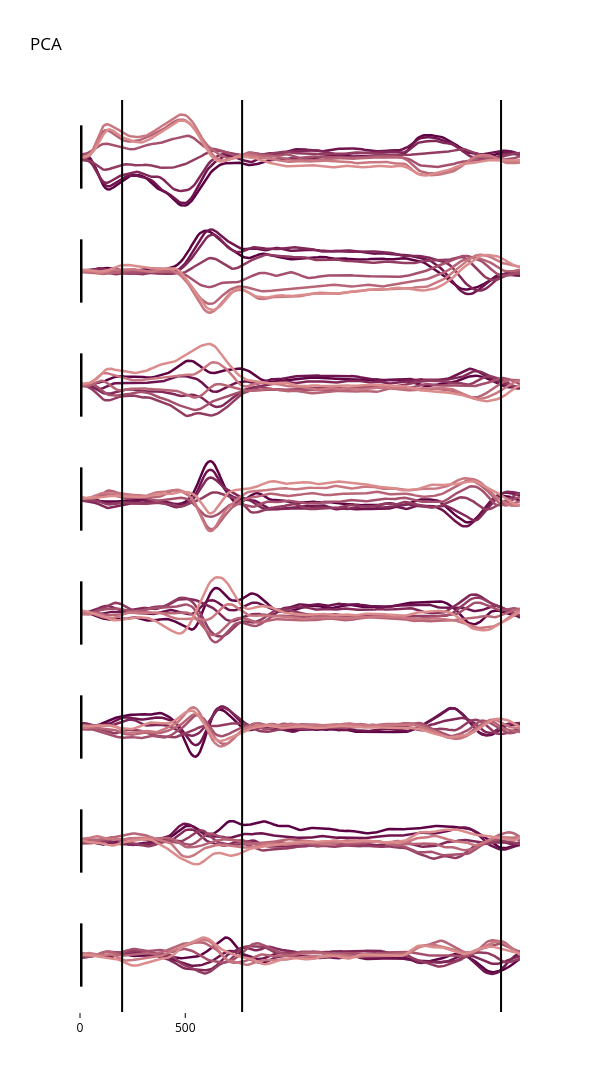

The code cell stored with this chart in its notebook:
### Code cell
# range for y axis
yRange = [-1.8,1.8]

fig = make_subplots(rows=num_components,cols = 1,shared_xaxes = True,vertical_spacing = 0)

for ii in range(num_components):

    for jj in range(C):
        latTrace = go.Scatter(y = rs_wpca_latent[:,jj,ii], line = go.scatter.Line(color = cMap[jj],width = 2.5),showlegend = False)
        fig.add_trace(latTrace,row = ii+1,col=1)

    # mark important task events
    fig.add_vline(x = target_idx,row = ii+1,col = 1, line_color = 'black')
    fig.add_vline(x = move_idx,row = ii+1,col = 1, line_color = 'black')
    fig.add_vline(x = return_idx,row = ii+1,col = 1, line_color = 'black')

    # add a vertical line for scale
    scaleLine = go.Scatter(x = [0,0],y = [-1,1],showlegend = False,mode = 'lines',
                            line = go.scatter.Line(color = 'black',width = 5))
    fig.add_trace(scaleLine,row = ii+1,col = 1)


# clean up
fig.update_layout(height = 2000,width =600,title = 'PCA',title_font_color = 'black',
                  paper_bgcolor = 'white',
                  plot_bgcolor = 'white')
fig.update_yaxes(showgrid = False,zeroline = False,visible = False,range = yRange)
fig.update_xaxes(color = 'black',showgrid = False,zeroline = False,visible = False)
fig.update_xaxes(color = 'black',showgrid = False,zeroline = False,
                 ticks = 'outside',tickvals = [0,50],ticktext = ['0','500'],visible = True,row = num_components,col = 1)

fig.show()

### Figure 1 — Plotly figure (JSON) as saved in the notebook; plotly's stock layout.template omitted (floating-point values rounded to 4 significant figures; data arrays with more than 128 entries replaced by an {"elided": "..."} marker saying what was removed)
{"data": [{"line": {"color": "#5e0044", "width": 2.5}, "showlegend": false, "type": "scatter", "xaxis": "x", "y": {"elided": "210 float values"}, "yaxis": "y"}, {"line": {"color": "#6f144e", "width": 2.5}, "showlegend": false, "type": "scatter", "xaxis": "x", "y": {"elided": "210 float values"}, "yaxis": "y"}, {"line": {"color": "#812858", "width": 2.5}, "showlegend": false, "type": "scatter", "xaxis": "x", "y": {"elided": "210 float values"}, "yaxis": "y"}, {"line": {"color": "#933c62", "width": 2.5}, "showlegend": false, "type": "scatter", "xaxis": "x", "y": {"elided": "210 float values"}, "yaxis": "y"}, {"line": {"color": "#a5506d", "width": 2.5}, "showlegend": false, "type": "scatter", "xaxis": "x", "y": {"elided": "210 float values"}, "yaxis": "y"}, {"line": {"color": "#b76477", "width": 2.5}, "showlegend": false, "type": "scatter", "xaxis": "x", "y": {"elided": "210 float values"}, "yaxis": "y"}, {"line": {"color": "#c97881", "width": 2.5}, "showlegend": false, "type": "scatter", "xaxis": "x", "y": {"elided": "210 float values"}, "yaxis": "y"}, {"line": {"color": "#db8c8c", "width": 2.5}, "showlegend": false, "type": "scatter", "xaxis": "x", "y": {"elided": "210 float values"}, "yaxis": "y"}, {"line": {"color": "black", "width": 5}, "mode": "lines", "showlegend": false, "type": "scatter", "x": [0, 0], "xaxis": "x", "y": [-1, 1], "yaxis": "y"}, {"line": {"color": "#5e0044", "width": 2.5}, "showlegend": false, "type": "scatter", "xaxis": "x2", "y": {"elided": "210 float values"}, "yaxis": "y2"}, {"line": {"color": "#6f144e", "width": 2.5}, "showlegend": false, "type": "scatter", "xaxis": "x2", "y": {"elided": "210 float values"}, "yaxis": "y2"}, {"line": {"color": "#812858", "width": 2.5}, "showlegend": false, "type": "scatter", "xaxis": "x2", "y": {"elided": "210 float values"}, "yaxis": "y2"}, {"line": {"color": "#933c62", "width": 2.5}, "showlegend": false, "type": "scatter", "xaxis": "x2", "y": {"elided": "210 float values"}, "yaxis": "y2"}, {"line": {"color": "#a5506d", "width": 2.5}, "showlegend": false, "type": "scatter", "xaxis": "x2", "y": {"elided": "210 float values"}, "yaxis": "y2"}, {"line": {"color": "#b76477", "width": 2.5}, "showlegend": false, "type": "scatter", "xaxis": "x2", "y": {"elided": "210 float values"}, "yaxis": "y2"}, {"line": {"color": "#c97881", "width": 2.5}, "showlegend": false, "type": "scatter", "xaxis": "x2", "y": {"elided": "210 float values"}, "yaxis": "y2"}, {"line": {"color": "#db8c8c", "width": 2.5}, "showlegend": false, "type": "scatter", "xaxis": "x2", "y": {"elided": "210 float values"}, "yaxis": "y2"}, {"line": {"color": "black", "width": 5}, "mode": "lines", "showlegend": false, "type": "scatter", "x": [0, 0], "xaxis": "x2", "y": [-1, 1], "yaxis": "y2"}, {"line": {"color": "#5e0044", "width": 2.5}, "showlegend": false, "type": "scatter", "xaxis": "x3", "y": {"elided": "210 float values"}, "yaxis": "y3"}, {"line": {"color": "#6f144e", "width": 2.5}, "showlegend": false, "type": "scatter", "xaxis": "x3", "y": {"elided": "210 float values"}, "yaxis": "y3"}, {"line": {"color": "#812858", "width": 2.5}, "showlegend": false, "type": "scatter", "xaxis": "x3", "y": {"elided": "210 float values"}, "yaxis": "y3"}, {"line": {"color": "#933c62", "width": 2.5}, "showlegend": false, "type": "scatter", "xaxis": "x3", "y": {"elided": "210 float values"}, "yaxis": "y3"}, {"line": {"color": "#a5506d", "width": 2.5}, "showlegend": false, "type": "scatter", "xaxis": "x3", "y": {"elided": "210 float values"}, "yaxis": "y3"}, {"line": {"color": "#b76477", "width": 2.5}, "showlegend": false, "type": "scatter", "xaxis": "x3", "y": {"elided": "210 float values"}, "yaxis": "y3"}, {"line": {"color": "#c97881", "width": 2.5}, "showlegend": false, "type": "scatter", "xaxis": "x3", "y": {"elided": "210 float values"}, "yaxis": "y3"}, {"line": {"color": "#db8c8c", "width": 2.5}, "showlegend": false, "type": "scatter", "xaxis": "x3", "y": {"elided": "210 float values"}, "yaxis": "y3"}, {"line": {"color": "black", "width": 5}, "mode": "lines", "showlegend": false, "type": "scatter", "x": [0, 0], "xaxis": "x3", "y": [-1, 1], "yaxis": "y3"}, {"line": {"color": "#5e0044", "width": 2.5}, "showlegend": false, "type": "scatter", "xaxis": "x4", "y": {"elided": "210 float values"}, "yaxis": "y4"}, {"line": {"color": "#6f144e", "width": 2.5}, "showlegend": false, "type": "scatter", "xaxis": "x4", "y": {"elided": "210 float values"}, "yaxis": "y4"}, {"line": {"color": "#812858", "width": 2.5}, "showlegend": false, "type": "scatter", "xaxis": "x4", "y": {"elided": "210 float values"}, "yaxis": "y4"}, {"line": {"color": "#933c62", "width": 2.5}, "showlegend": false, "type": "scatter", "xaxis": "x4", "y": {"elided": "210 float values"}, "yaxis": "y4"}, {"line": {"color": "#a5506d", "width": 2.5}, "showlegend": false, "type": "scatter", "xaxis": "x4", "y": {"elided": "210 float values"}, "yaxis": "y4"}, {"line": {"color": "#b76477", "width": 2.5}, "showlegend": false, "type": "scatter", "xaxis": "x4", "y": {"elided": "210 float values"}, "yaxis": "y4"}, {"line": {"color": "#c97881", "width": 2.5}, "showlegend": false, "type": "scatter", "xaxis": "x4", "y": {"elided": "210 float values"}, "yaxis": "y4"}, {"line": {"color": "#db8c8c", "width": 2.5}, "showlegend": false, "type": "scatter", "xaxis": "x4", "y": {"elided": "210 float values"}, "yaxis": "y4"}, {"line": {"color": "black", "width": 5}, "mode": "lines", "showlegend": false, "type": "scatter", "x": [0, 0], "xaxis": "x4", "y": [-1, 1], "yaxis": "y4"}, {"line": {"color": "#5e0044", "width": 2.5}, "showlegend": false, "type": "scatter", "xaxis": "x5", "y": {"elided": "210 float values"}, "yaxis": "y5"}, {"line": {"color": "#6f144e", "width": 2.5}, "showlegend": false, "type": "scatter", "xaxis": "x5", "y": {"elided": "210 float values"}, "yaxis": "y5"}, {"line": {"color": "#812858", "width": 2.5}, "showlegend": false, "type": "scatter", "xaxis": "x5", "y": {"elided": "210 float values"}, "yaxis": "y5"}, {"line": {"color": "#933c62", "width": 2.5}, "showlegend": false, "type": "scatter", "xaxis": "x5", "y": {"elided": "210 float values"}, "yaxis": "y5"}, {"line": {"color": "#a5506d", "width": 2.5}, "showlegend": false, "type": "scatter", "xaxis": "x5", "y": {"elided": "210 float values"}, "yaxis": "y5"}, {"line": {"color": "#b76477", "width": 2.5}, "showlegend": false, "type": "scatter", "xaxis": "x5", "y": {"elided": "210 float values"}, "yaxis": "y5"}, {"line": {"color": "#c97881", "width": 2.5}, "showlegend": false, "type": "scatter", "xaxis": "x5", "y": {"elided": "210 float values"}, "yaxis": "y5"}, {"line": {"color": "#db8c8c", "width": 2.5}, "showlegend": false, "type": "scatter", "xaxis": "x5", "y": {"elided": "210 float values"}, "yaxis": "y5"}, {"line": {"color": "black", "width": 5}, "mode": "lines", "showlegend": false, "type": "scatter", "x": [0, 0], "xaxis": "x5", "y": [-1, 1], "yaxis": "y5"}, {"line": {"color": "#5e0044", "width": 2.5}, "showlegend": false, "type": "scatter", "xaxis": "x6", "y": {"elided": "210 float values"}, "yaxis": "y6"}, {"line": {"color": "#6f144e", "width": 2.5}, "showlegend": false, "type": "scatter", "xaxis": "x6", "y": {"elided": "210 float values"}, "yaxis": "y6"}, {"line": {"color": "#812858", "width": 2.5}, "showlegend": false, "type": "scatter", "xaxis": "x6", "y": {"elided": "210 float values"}, "yaxis": "y6"}, {"line": {"color": "#933c62", "width": 2.5}, "showlegend": false, "type": "scatter", "xaxis": "x6", "y": {"elided": "210 float values"}, "yaxis": "y6"}, {"line": {"color": "#a5506d", "width": 2.5}, "showlegend": false, "type": "scatter", "xaxis": "x6", "y": {"elided": "210 float values"}, "yaxis": "y6"}, {"line": {"color": "#b76477", "width": 2.5}, "showlegend": false, "type": "scatter", "xaxis": "x6", "y": {"elided": "210 float values"}, "yaxis": "y6"}, {"line": {"color": "#c97881", "width": 2.5}, "showlegend": false, "type": "scatter", "xaxis": "x6", "y": {"elided": "210 float values"}, "yaxis": "y6"}, {"line": {"color": "#db8c8c", "width": 2.5}, "showlegend": false, "type": "scatter", "xaxis": "x6", "y": {"elided": "210 float values"}, "yaxis": "y6"}, {"line": {"color": "black", "width": 5}, "mode": "lines", "showlegend": false, "type": "scatter", "x": [0, 0], "xaxis": "x6", "y": [-1, 1], "yaxis": "y6"}, {"line": {"color": "#5e0044", "width": 2.5}, "showlegend": false, "type": "scatter", "xaxis": "x7", "y": {"elided": "210 float values"}, "yaxis": "y7"}, {"line": {"color": "#6f144e", "width": 2.5}, "showlegend": false, "type": "scatter", "xaxis": "x7", "y": {"elided": "210 float values"}, "yaxis": "y7"}, {"line": {"color": "#812858", "width": 2.5}, "showlegend": false, "type": "scatter", "xaxis": "x7", "y": {"elided": "210 float values"}, "yaxis": "y7"}, {"line": {"color": "#933c62", "width": 2.5}, "showlegend": false, "type": "scatter", "xaxis": "x7", "y": {"elided": "210 float values"}, "yaxis": "y7"}, {"line": {"color": "#a5506d", "width": 2.5}, "showlegend": false, "type": "scatter", "xaxis": "x7", "y": {"elided": "210 float values"}, "yaxis": "y7"}, {"line": {"color": "#b76477", "width": 2.5}, "showlegend": false, "type": "scatter", "xaxis": "x7", "y": {"elided": "210 float values"}, "yaxis": "y7"}, {"line": {"color": "#c97881", "width": 2.5}, "showlegend": false, "type": "scatter", "xaxis": "x7", "y": {"elided": "210 float values"}, "yaxis": "y7"}, {"line": {"color": "#db8c8c", "width": 2.5}, "showlegend": false, "type": "scatter", "xaxis": "x7", "y": {"elided": "210 float values"}, "yaxis": "y7"}, {"line": {"color": "black", "width": 5}, "mode": "lines", "showlegend": false, "type": "scatter", "x": [0, 0], "xaxis": "x7", "y": [-1, 1], "yaxis": "y7"}, {"line": {"color": "#5e0044", "width": 2.5}, "showlegend": false, "type": "scatter", "xaxis": "x8", "y": {"elided": "210 float values"}, "yaxis": "y8"}, {"line": {"color": "#6f144e", "width": 2.5}, "showlegend": false, "type": "scatter", "xaxis": "x8", "y": {"elided": "210 float values"}, "yaxis": "y8"}, {"line": {"color": "#812858", "width": 2.5}, "showlegend": false, "type": "scatter", "xaxis": "x8", "y": {"elided": "210 float values"}, "yaxis": "y8"}, {"line": {"color": "#933c62", "width": 2.5}, "showlegend": false, "type": "scatter", "xaxis": "x8", "y": {"elided": "210 float values"}, "yaxis": "y8"}, {"line": {"color": "#a5506d", "width": 2.5}, "showlegend": false, "type": "scatter", "xaxis": "x8", "y": {"elided": "210 float values"}, "yaxis": "y8"}, {"line": {"color": "#b76477", "width": 2.5}, "showlegend": false, "type": "scatter", "xaxis": "x8", "y": {"elided": "210 float values"}, "yaxis": "y8"}, {"line": {"color": "#c97881", "width": 2.5}, "showlegend": false, "type": "scatter", "xaxis": "x8", "y": {"elided": "210 float values"}, "yaxis": "y8"}, {"line": {"color": "#db8c8c", "width": 2.5}, "showlegend": false, "type": "scatter", "xaxis": "x8", "y": {"elided": "210 float values"}, "yaxis": "y8"}, {"line": {"color": "black", "width": 5}, "mode": "lines", "showlegend": false, "type": "scatter", "x": [0, 0], "xaxis": "x8", "y": [-1, 1], "yaxis": "y8"}], "layout": {"height": 2000, "paper_bgcolor": "white", "plot_bgcolor": "white", "shapes": [{"line": {"color": "black"}, "type": "line", "x0": 20, "x1": 20, "xref": "x", "y0": 0, "y1": 1, "yref": "y domain"}, {"line": {"color": "black"}, "type": "line", "x0": 77, "x1": 77, "xref": "x", "y0": 0, "y1": 1, "yref": "y domain"}, {"line": {"color": "black"}, "type": "line", "x0": 200, "x1": 200, "xref": "x", "y0": 0, "y1": 1, "yref": "y domain"}, {"line": {"color": "black"}, "type": "line", "x0": 20, "x1": 20, "xref": "x2", "y0": 0, "y1": 1, "yref": "y2 domain"}, {"line": {"color": "black"}, "type": "line", "x0": 77, "x1": 77, "xref": "x2", "y0": 0, "y1": 1, "yref": "y2 domain"}, {"line": {"color": "black"}, "type": "line", "x0": 200, "x1": 200, "xref": "x2", "y0": 0, "y1": 1, "yref": "y2 domain"}, {"line": {"color": "black"}, "type": "line", "x0": 20, "x1": 20, "xref": "x3", "y0": 0, "y1": 1, "yref": "y3 domain"}, {"line": {"color": "black"}, "type": "line", "x0": 77, "x1": 77, "xref": "x3", "y0": 0, "y1": 1, "yref": "y3 domain"}, {"line": {"color": "black"}, "type": "line", "x0": 200, "x1": 200, "xref": "x3", "y0": 0, "y1": 1, "yref": "y3 domain"}, {"line": {"color": "black"}, "type": "line", "x0": 20, "x1": 20, "xref": "x4", "y0": 0, "y1": 1, "yref": "y4 domain"}, {"line": {"color": "black"}, "type": "line", "x0": 77, "x1": 77, "xref": "x4", "y0": 0, "y1": 1, "yref": "y4 domain"}, {"line": {"color": "black"}, "type": "line", "x0": 200, "x1": 200, "xref": "x4", "y0": 0, "y1": 1, "yref": "y4 domain"}, {"line": {"color": "black"}, "type": "line", "x0": 20, "x1": 20, "xref": "x5", "y0": 0, "y1": 1, "yref": "y5 domain"}, {"line": {"color": "black"}, "type": "line", "x0": 77, "x1": 77, "xref": "x5", "y0": 0, "y1": 1, "yref": "y5 domain"}, {"line": {"color": "black"}, "type": "line", "x0": 200, "x1": 200, "xref": "x5", "y0": 0, "y1": 1, "yref": "y5 domain"}, {"line": {"color": "black"}, "type": "line", "x0": 20, "x1": 20, "xref": "x6", "y0": 0, "y1": 1, "yref": "y6 domain"}, {"line": {"color": "black"}, "type": "line", "x0": 77, "x1": 77, "xref": "x6", "y0": 0, "y1": 1, "yref": "y6 domain"}, {"line": {"color": "black"}, "type": "line", "x0": 200, "x1": 200, "xref": "x6", "y0": 0, "y1": 1, "yref": "y6 domain"}, {"line": {"color": "black"}, "type": "line", "x0": 20, "x1": 20, "xref": "x7", "y0": 0, "y1": 1, "yref": "y7 domain"}, {"line": {"color": "black"}, "type": "line", "x0": 77, "x1": 77, "xref": "x7", "y0": 0, "y1": 1, "yref": "y7 domain"}, {"line": {"color": "black"}, "type": "line", "x0": 200, "x1": 200, "xref": "x7", "y0": 0, "y1": 1, "yref": "y7 domain"}, {"line": {"color": "black"}, "type": "line", "x0": 20, "x1": 20, "xref": "x8", "y0": 0, "y1": 1, "yref": "y8 domain"}, {"line": {"color": "black"}, "type": "line", "x0": 77, "x1": 77, "xref": "x8", "y0": 0, "y1": 1, "yref": "y8 domain"}, {"line": {"color": "black"}, "type": "line", "x0": 200, "x1": 200, "xref": "x8", "y0": 0, "y1": 1, "yref": "y8 domain"}], "title": {"font": {"color": "black"}, "text": "PCA"}, "width": 600, "xaxis": {"anchor": "y", "color": "black", "domain": [0, 1], "matches": "x8", "showgrid": false, "showticklabels": false, "visible": false, "zeroline": false}, "xaxis2": {"anchor": "y2", "color": "black", "domain": [0, 1], "matches": "x8", "showgrid": false, "showticklabels": false, "visible": false, "zeroline": false}, "xaxis3": {"anchor": "y3", "color": "black", "domain": [0, 1], "matches": "x8", "showgrid": false, "showticklabels": false, "visible": false, "zeroline": false}, "xaxis4": {"anchor": "y4", "color": "black", "domain": [0, 1], "matches": "x8", "showgrid": false, "showticklabels": false, "visible": false, "zeroline": false}, "xaxis5": {"anchor": "y5", "color": "black", "domain": [0, 1], "matches": "x8", "showgrid": false, "showticklabels": false, "visible": false, "zeroline": false}, "xaxis6": {"anchor": "y6", "color": "black", "domain": [0, 1], "matches": "x8", "showgrid": false, "showticklabels": false, "visible": false, "zeroline": false}, "xaxis7": {"anchor": "y7", "color": "black", "domain": [0, 1], "matches": "x8", "showgrid": false, "showticklabels": false, "visible": false, "zeroline": false}, "xaxis8": {"anchor": "y8", "color": "black", "domain": [0, 1], "showgrid": false, "ticks": "outside", "ticktext": ["0", "500"], "tickvals": [0, 50], "visible": true, "zeroline": false}, "yaxis": {"anchor": "x", "domain": [0.875, 1], "range": [-1.8, 1.8], "showgrid": false, "visible": false, "zeroline": false}, "yaxis2": {"anchor": "x2", "domain": [0.75, 0.875], "range": [-1.8, 1.8], "showgrid": false, "visible": false, "zeroline": false}, "yaxis3": {"anchor": "x3", "domain": [0.625, 0.75], "range": [-1.8, 1.8], "showgrid": false, "visible": false, "zeroline": false}, "yaxis4": {"anchor": "x4", "domain": [0.5, 0.625], "range": [-1.8, 1.8], "showgrid": false, "visible": false, "zeroline": false}, "yaxis5": {"anchor": "x5", "domain": [0.375, 0.5], "range": [-1.8, 1.8], "showgrid": false, "visible": false, "zeroline": false}, "yaxis6": {"anchor": "x6", "domain": [0.25, 0.375], "range": [-1.8, 1.8], "showgrid": false, "visible": false, "zeroline": false}, "yaxis7": {"anchor": "x7", "domain": [0.125, 0.25], "range": [-1.8, 1.8], "showgrid": false, "visible": false, "zeroline": false}, "yaxis8": {"anchor": "x8", "domain": [0, 0.125], "range": [-1.8, 1.8], "showgrid": false, "visible": false, "zeroline": false}}}
